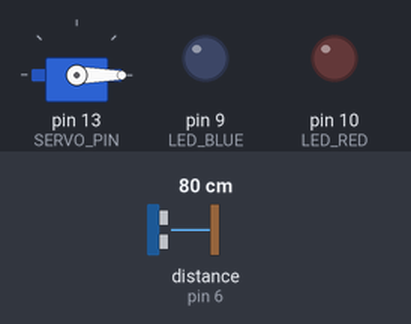
Simulated run of this sketch. Board: Arduino Uno, built with avr-gcc and run on an emulated ATmega328P. On the bench: servo, output pins drawn as LEDs (lit = HIGH). Wiring (inferred from the names in the program): ultrasonic range finder: trigger pin 7; echo pin 6. Dashed ring = blinking. Inputs (shaded band) come from the test bench; at power-on: distance to the obstacle (sensor on pin 6) 80 cm. The echo pulse lasts 58.3 µs per cm; pins used as bus, display or sensor lines are not drawn.

Above: at 1.2 s.
1.3 s: distance to the obstacle (sensor on pin 6) set to 13 cm
3.2 s: distance to the obstacle (sensor on pin 6) set to 10 cm
At 5.2 s:
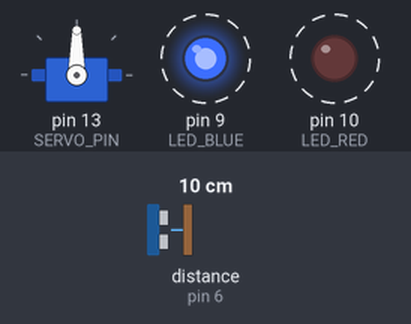
8.9 s: distance to the obstacle (sensor on pin 6) set to 18 cm
At 10.7 s:
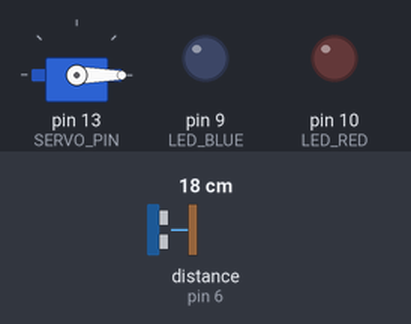
10.9 s: distance to the obstacle (sensor on pin 6) set to 2 cm
At 11.4 s:
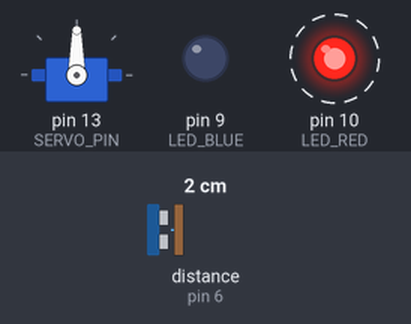
Timing chart, 0 to 16.1 s (numbered marks = the images above; inputs shaded):
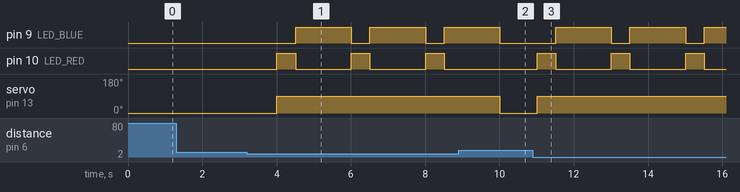

The sketch:

Gate.ino
```cpp
#include <Servo.h>
#include <SoftwareSerial.h>

// 모터
Servo myservo;
#define SERVO_PIN 13

// 블루투스
#define RXD 2
#define TXD 3

SoftwareSerial btSerial = SoftwareSerial(2, 3);

// 초음파 센서
int trig = 7;
int echo = 6;

// LED
#define LED_RED 10
#define LED_BLUE 9

// 잠금 상태 여부
int lock = 0;

void setup() {
  Serial.begin(9600);
  btSerial.begin(9600);

  pinMode(trig, OUTPUT);
  pinMode(echo, INPUT);

  pinMode(LED_RED, OUTPUT);
  pinMode(LED_BLUE, OUTPUT);

  myservo.attach(SERVO_PIN);
  myservo.write(0);

  lock = 1;
}

void loop() {
  String str = btSerial.readStringUntil('\n');
  Serial.println(str);
  /*
  lock = btSerial.read();
  if (lock != -1){
    Serial.println(lock);
  }
  */
  if(lock!=0){

    float distance = ultraSonic();
    // Serial.println(distance);

    if ( distance >= 0 && distance <= 10 ) {
      myservo.write(90);
      LED_ON();
    }else{
      myservo.write(0);
      LED_OFF();
    }

  }else{
    int sign = btSerial.read();
  }
}

void LED_ON(){
  digitalWrite(LED_RED, HIGH);
  digitalWrite(LED_BLUE, LOW);
  delay(500);

  digitalWrite(LED_RED, LOW);
  digitalWrite(LED_BLUE, HIGH);
  delay(500);
}

void LED_OFF(){
  digitalWrite(LED_RED, LOW);
  digitalWrite(LED_BLUE, LOW);
}

float ultraSonic(){
  digitalWrite(trig, HIGH);
  delayMicroseconds(10);
  digitalWrite(trig, LOW);

  unsigned long duration = pulseIn(echo, HIGH);

  float distanceCM = ( (34000 * duration) / 1000000 ) / 2;

  return distanceCM;
}
```

Measured:
- the behaviour switches between 12 and 11 cm on distance to the obstacle (sensor on pin 6) (found by bisection; images 0 and 1)
- after the input at 1.3 s, every drawn part: stays the same
- after the input at 3.2 s, pin 9 (LED_BLUE): alternates HIGH for 1.5 s and LOW for 0.50 s, starting after 1.3 s; pin 10 (LED_RED): alternates HIGH for 0.50 s and LOW for 1.5 s, starting after 0.81 s; servo on pin 13 (SERVO_PIN): 0° → 90° after 0.81 s
- after the input at 8.9 s, pin 9 (LED_BLUE): goes on until 10.0 s, then stays LOW; pin 10 (LED_RED): stays LOW (without the input it goes to HIGH after 1.1 s); servo on pin 13 (SERVO_PIN): 90° → 0° after 1.1 s
- after the input at 10.9 s, pin 9 (LED_BLUE): alternates HIGH for 1.5 s and LOW for 0.50 s, starting after 0.61 s; pin 10 (LED_RED): alternates HIGH for 0.50 s and LOW for 1.5 s, starting after 0.11 s; servo on pin 13 (SERVO_PIN): 0° → 90° after 0.11 s
